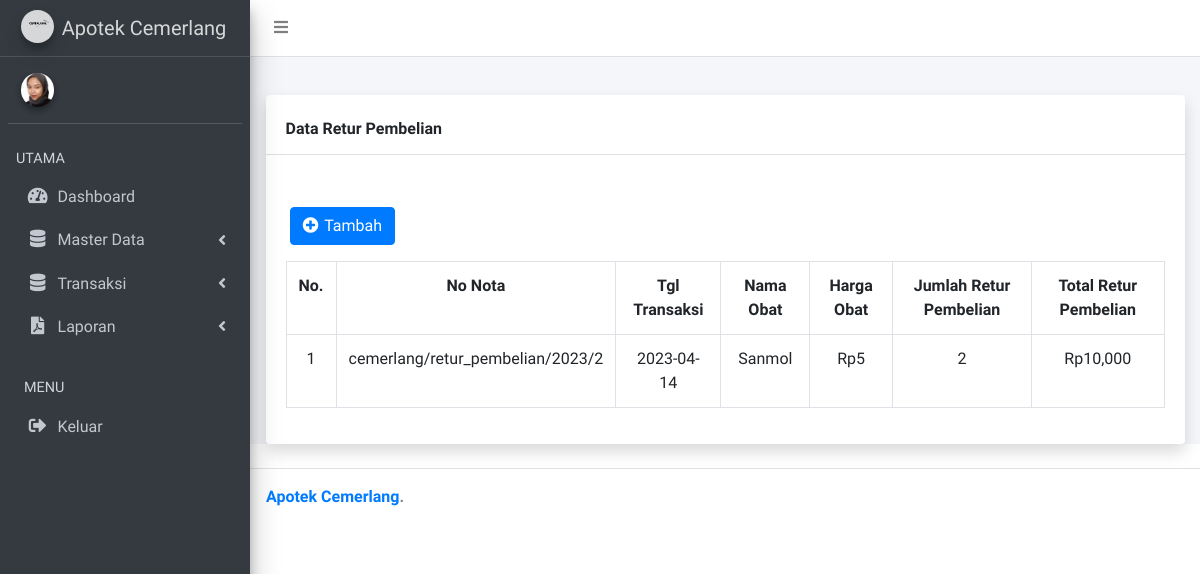
Before: /index.php/retur_pembelian with the older database file.
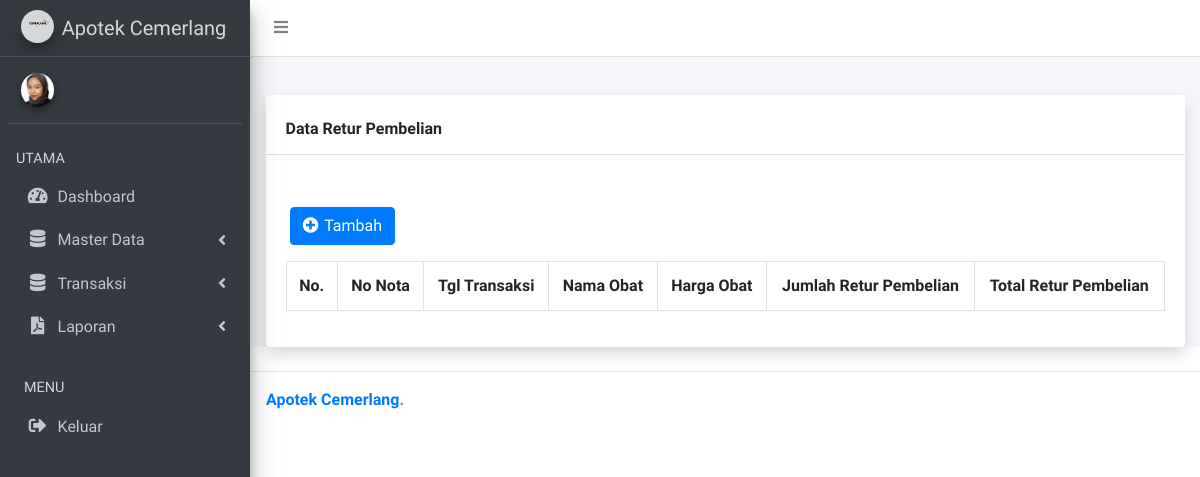
After: the same page with the newer database file.
### tables this page shows
CREATE TABLE `purchase_return` (
  `id` int(11) NOT NULL,
  `nota_num` varchar(100) NOT NULL,
  `id_drug` varchar(64) NOT NULL,
  `qty` int(11) NOT NULL,
  `date` date NOT NULL,
  `total` decimal(19,0) NOT NULL,
  `harga_retur_pembelian` int(11) NOT NULL
);

### application/controllers/retur_pembelian.php (called while the page is built, shortened)
<?php
class retur_pembelian extends CI_Controller
{
    public function __construct()
    {
        $this->load->model('retur_pembelianModel');
        $this->load->model('obatModel');
        $this->load->model('jurnalModel');
        $this->load->model('pembelianModel');
    }
    public function index()
    {
        $data['title'] = 'Admin | Retur Pembelian';
        $data['data'] = $this->retur_pembelianModel->index();
        $data['no_nota'] = $this->retur_pembelianModel->no_nota();
        $data['obat'] = $this->obatModel->index();
        $this->load->view('module/header', $data);
        $this->load->view('purchase_return/index', $data);
        $this->load->view('module/footer');
    }
}

### index.php (called while the page is built, shortened)
<?php
require_once BASEPATH.'core/CodeIgniter.php';

### application/models/retur_pembelianModel.php (called while the page is built, shortened)
<?php
class retur_pembelianModel extends CI_Model
{
    public function index()
    {
        return $this->db->query('select purchase_return.id,nota_num,date,d.name,harga_retur_pembelian,qty,total from purchase_return
                                join drugs d on d.id = purchase_return.id_drug
                                group by nota_num ')->result();
    }
    public function no_nota()
    {
        return $this->db
            ->query('select nota_num from purchase_return where id = (SELECT max(id) FROM apotek.purchase_return)')
            ->result();
    }
}

### application/models/obatModel.php (called while the page is built, shortened)
<?php
class obatModel extends CI_Model
{
    public function index()
    {
        return $this->db->query('select drugs.id as id_obat,units.name as satuan,drugs.name,kode_obat,stock from drugs join units on drugs.id_unit = units.id')->result();
    }
}

### application/views/purchase_return/index.php (the view, shortened to what this page needs)
<div class="content-wrapper">
    <section class="content-header">
    </section>
    <section class="content">
        <div class="container">
            <div class="card shadow mb-4">
                <div class="card-header py-3 mt-2">
                    <h6 class="m-0 font-weight-bold ">Data Retur Pembelian</h6>
                </div>
                <form action="{{ url('COA') }}" method="get">
                </form>
                <div class="card-body">
                    <a href="<?= base_url('retur_pembelian/create') ?>" class="btn btn-primary ml-1 mt-3 mb-3" id="tambah"> <i class="fas fa-plus-circle me-1  " style="letter-spacing: 2px"></i> Tambah </a>
                    <div class="table-responsive">
                        <table class="table table-bordered" id="dataTable" width="100%" cellspacing="0">
                            <tr class="text-center">
                                <th>No.</th>
                                <th>No Nota</th>
                                <th>Tgl Transaksi</th>
                                <th>Nama Obat</th>
                                <th>Harga Obat</th>
                                <th>Jumlah Retur Pembelian</th>
                                <th>Total Retur Pembelian</th>
                            </tr>
                            <?php
                            $no = 1;
                            ?>
                            <?php foreach ($data as $d) : ?>
                                <tr class="text-center">
                                    <td><?= $no ?></td>
                                    <td> <?= $d->nota_num ?> </td>
                                    <td> <?= $d->date ?> </td>
                                    <td> <?= $d->name ?> </td>
                                    <td><?= 'Rp' . number_format($d->harga_retur_pembelian) ?></td>
                                    <td> <?= $d->qty ?> </td>
                                    <td><?= 'Rp' . number_format($d->total) ?></td>
                                </tr>
                                <?php
                                $no++;
                                ?>
                            <?php endforeach; ?>
                        </table>
                    </div>
                </div>
            </div>
        </div>
    </section>
</div>

Changed rows visible on the page:
removed purchase_return: nota_num "cemerlang/retur_pembelian/2023/2", date "2023-04-14", name "Sanmol", harga_retur_pembelian "5", qty "2", total "10,000"
